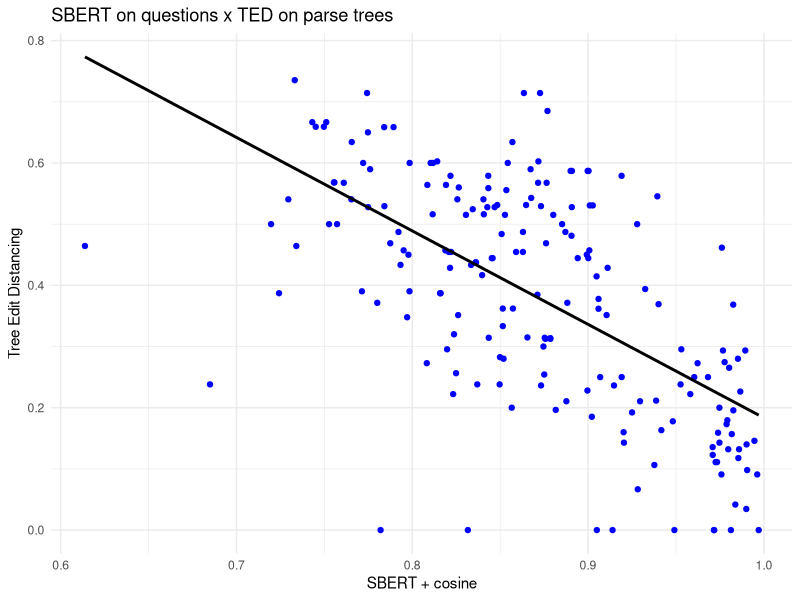
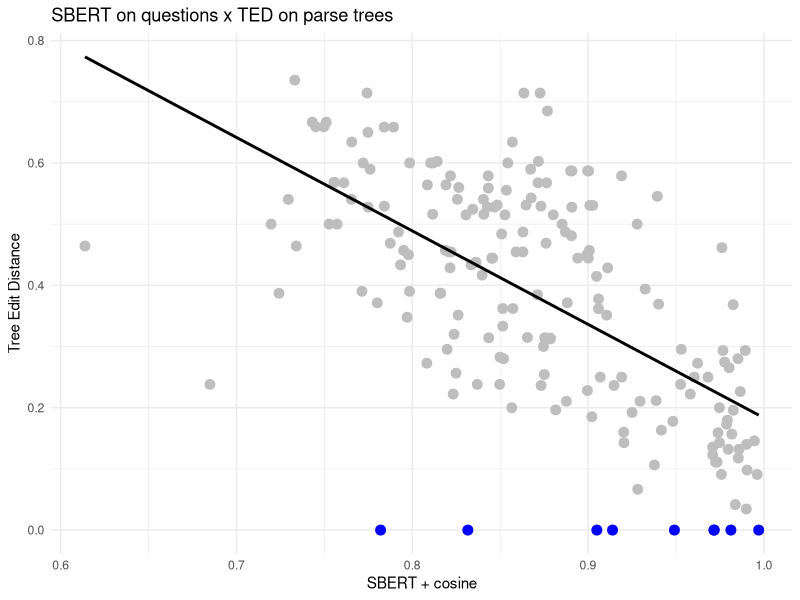

Generate these figures, in order, with R:
############
# Visualization - thesis
# Author: Letícia Marçal Russo
############

# Libraries 
library(ggplot2)
library(readxl)
library(gridExtra)

# Read xlsx file
questions_df <- read_excel('analysis_df_filtered.xlsx')

# Scatter plot SBERT + TED
sbert_ted <- ggplot(questions_df, aes(x = question_sim_SBERT, y = parse_tree_dist)) +
  geom_point(color = 'blue') + # Scatter plot
  geom_smooth(method = 'lm', se = FALSE, color = 'black') + # Add line with trend
  labs(x = 'SBERT + cosine', y = 'Tree Edit Distancing') +  # Change variable names
  ggtitle('SBERT on questions x TED on parse trees') +  # Add a title
  theme_minimal()

print(sbert_ted)  # Display the plot

### Correlation

# Subset the df to include only the two columns of interest
subset_df <- questions_df[, c('question_sim_SBERT', 'parse_tree_dist')]

# Calculate the correlation matrix
correlation_matrix <- cor(subset_df)

# Print the correlation matrix
print(correlation_matrix)


#### TED = 0

sbert_ted <- ggplot(questions_df, aes(x = question_sim_SBERT, y = parse_tree_dist)) +
  geom_point(aes(color = factor(parse_tree_dist == 0)), shape = 21, fill = 'gray', color = 'gray', size = 3) +
  geom_point(data = subset(questions_df, parse_tree_dist == 0), color = 'blue', shape = 21, fill = 'blue', size = 3) +
  geom_smooth(method = 'lm', se = FALSE, color = 'black') +
  labs(x = 'SBERT + cosine', y = 'Tree Edit Distance') +
  ggtitle('SBERT on questions x TED on parse trees') +
  theme_minimal()

sbert_ted



